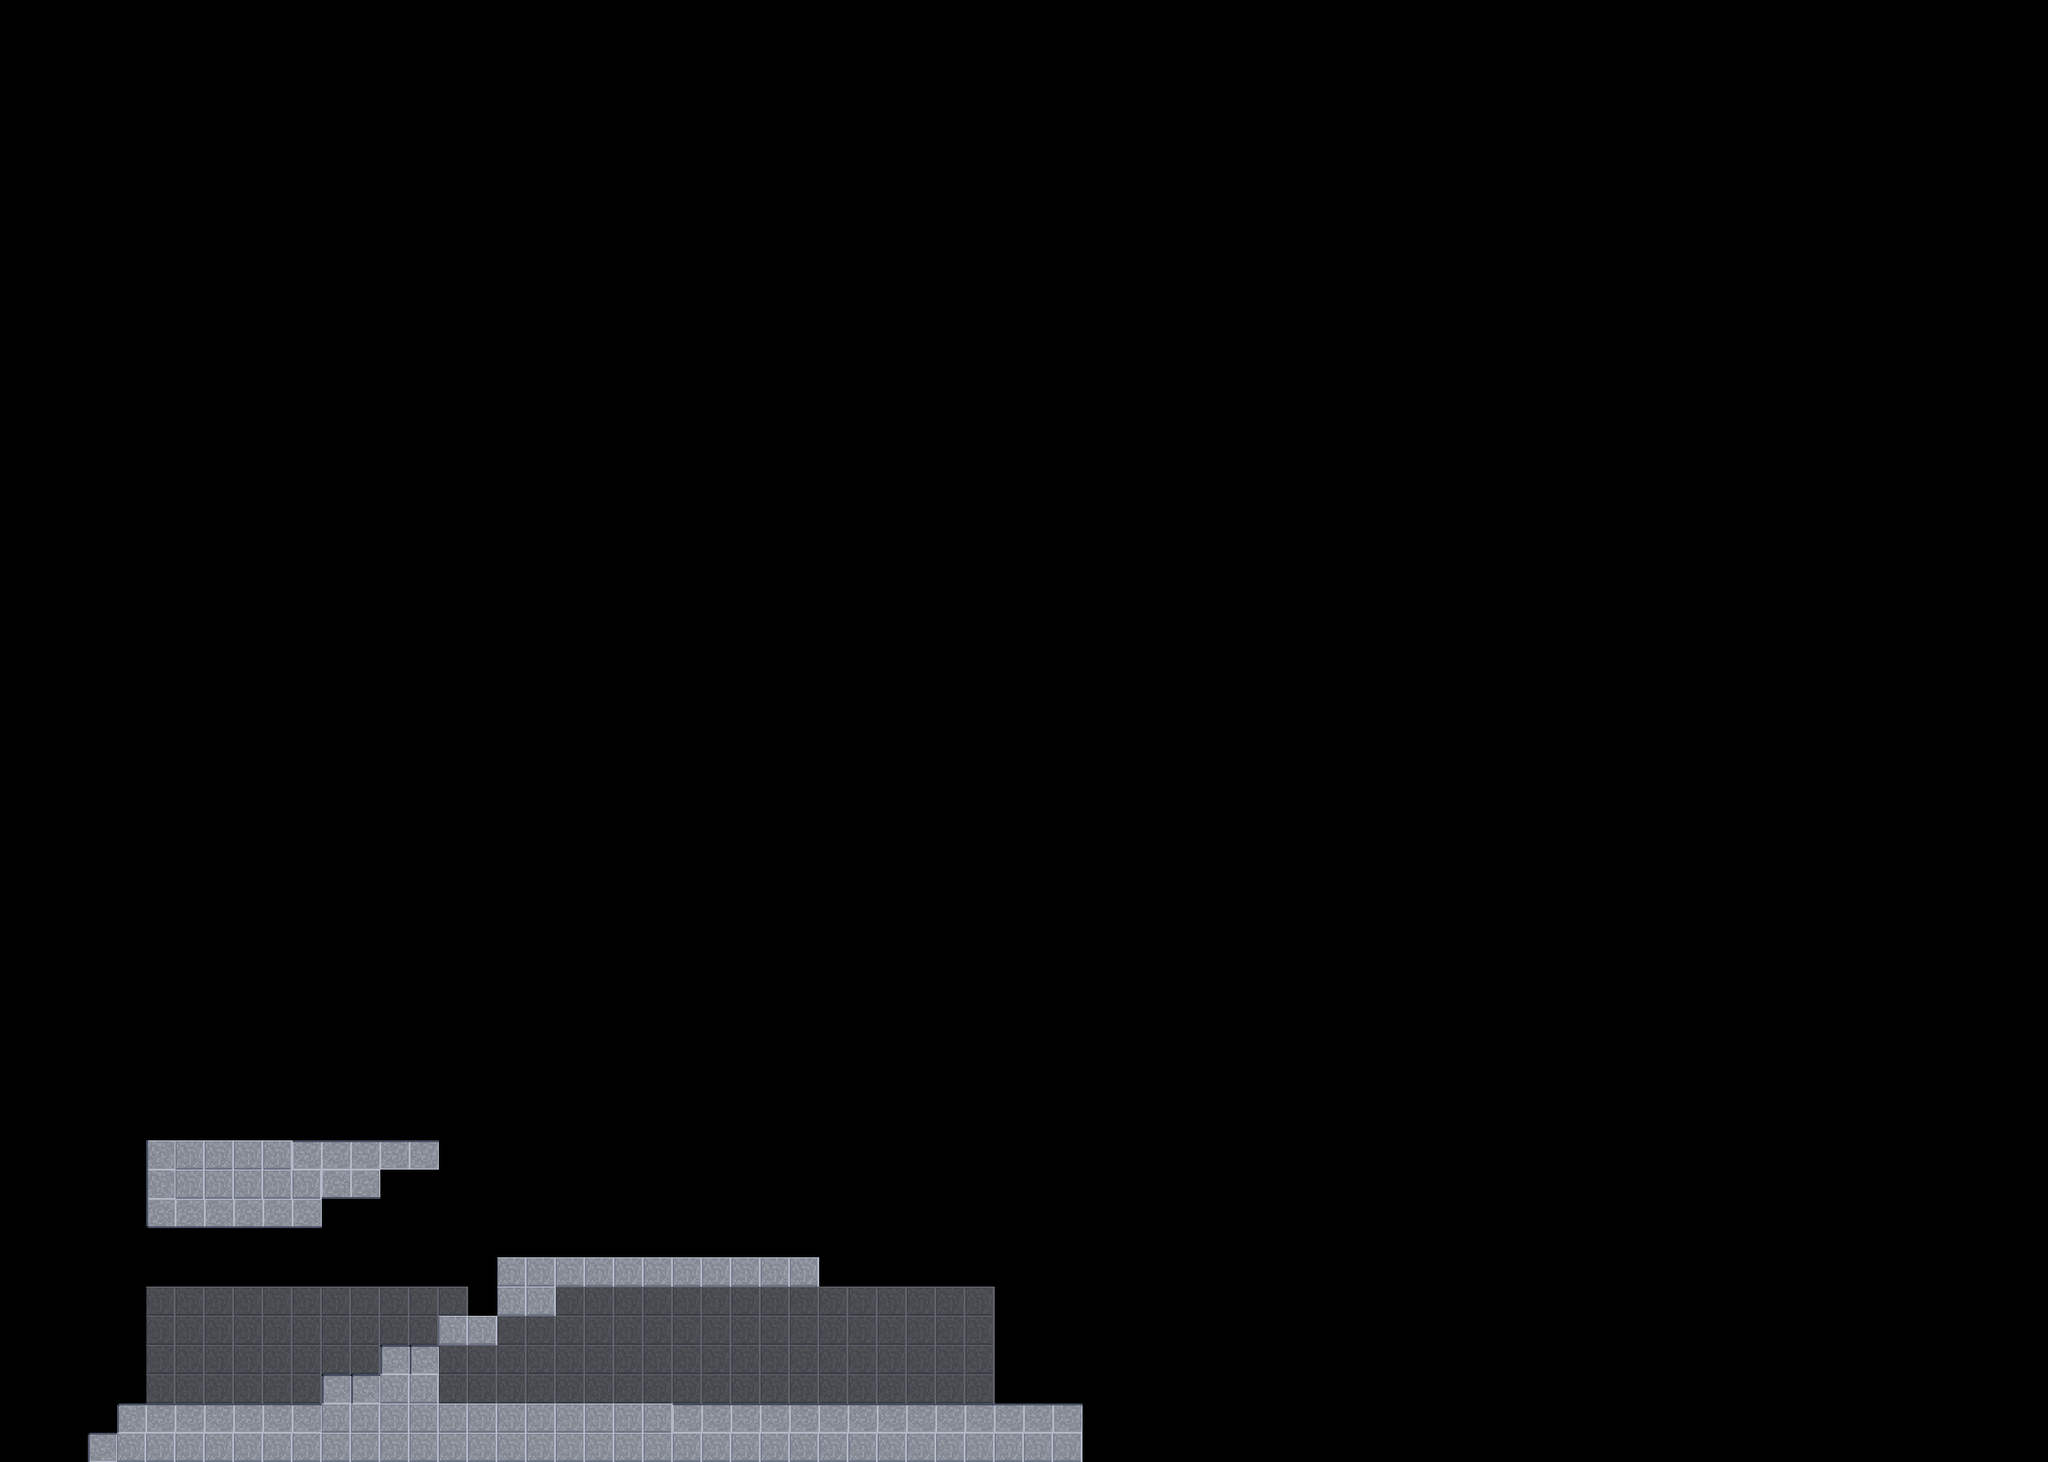

A level layout from a 2D game, rendered from its tile map. Below: a short description, then the map file with tile-grid data replaced by summaries:
An orthogonal 70x50 tile map with 32x32 px tiles, 2 tile layers (physique, derriere), 1 hidden layer not drawn and 7 objects.

<map version="1.4" tiledversion="1.4.3" orientation="orthogonal" renderorder="right-down" width="70" height="50" tilewidth="32" tileheight="32" infinite="0" nextlayerid="7" nextobjectid="42">
 <tileset firstgid="1" name="tilesetexperiences_01" tilewidth="32" tileheight="32" tilecount="100" columns="10">
  <image source="tilesetexperiences_01.png" width="320" height="320" />
 </tileset>
 <layer id="1" name="physique" width="70" height="50">
  <data>[3500 cells, 113 non-empty, 3 distinct tile ids]</data>
 </layer>
 <layer id="2" name="derriere" width="70" height="50">
  <data>[3500 cells, 105 non-empty, 1 distinct tile ids]</data>
 </layer>
 <layer id="4" name="devant" width="70" height="50" visible="0">
  <data>[3500 cells, 0 non-empty, 0 distinct tile ids]</data>
 </layer>
 <objectgroup id="3" name="kevin">
  <object id="34" gid="10" x="851.5" y="1280.5" width="32" height="32" />
  <object id="36" gid="10" x="407" y="1099" width="32" height="32" />
  <object id="37" gid="10" x="622" y="1201" width="32" height="32" />
  <object id="38" gid="10" x="787" y="1028" width="32" height="32" />
  <object id="39" gid="10" x="690" y="1297" width="32" height="32" />
  <object id="40" gid="10" x="530" y="1105" width="32" height="32" />
  <object id="41" gid="10" x="768" y="1159" width="32" height="32" />
 </objectgroup>
 <objectgroup id="5" name="bryan" />
 <objectgroup id="6" name="oscar" />
</map>
